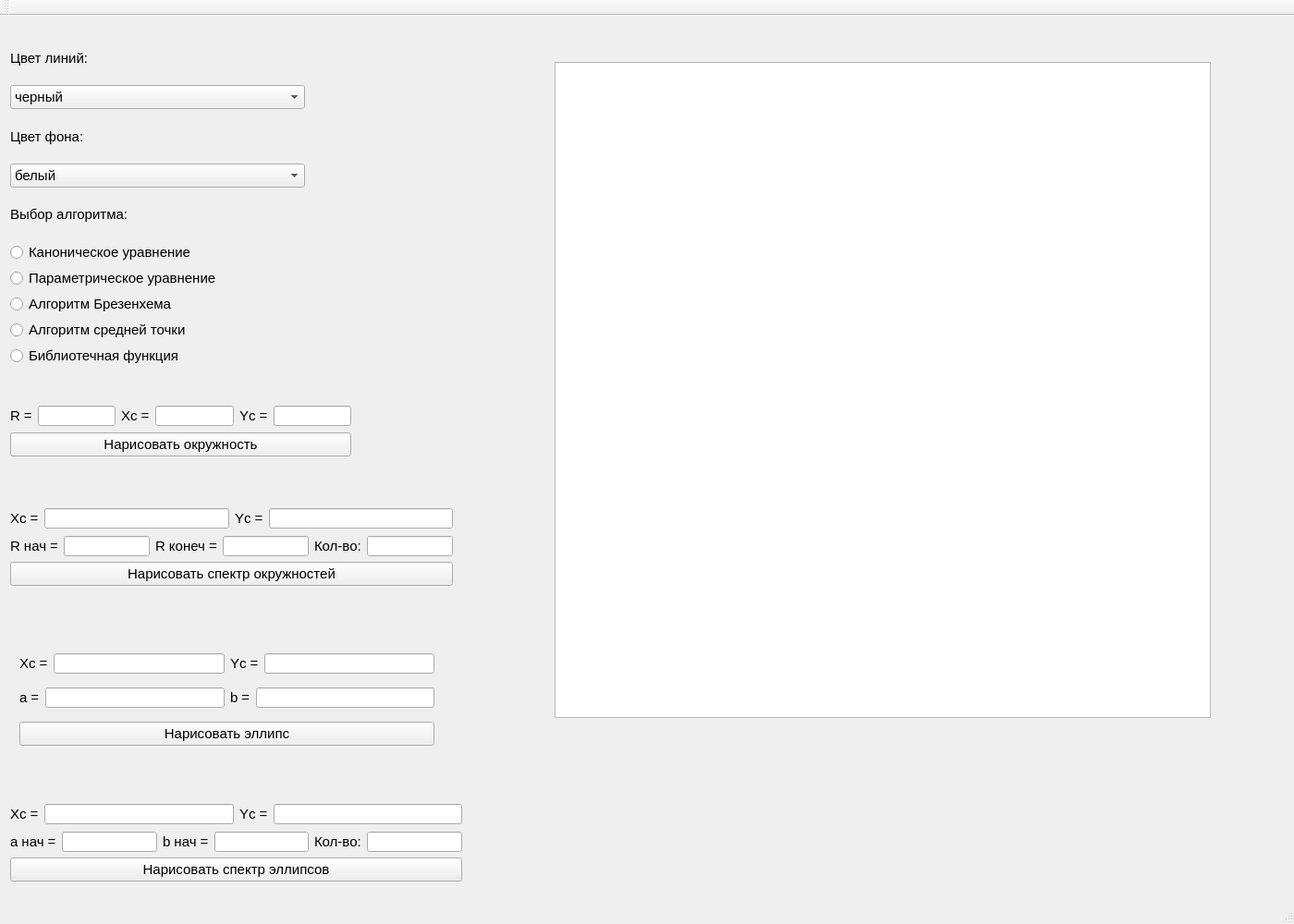
<?xml version="1.0" encoding="UTF-8"?>
<ui version="4.0">
 <class>MainWindow</class>
 <widget class="QMainWindow" name="MainWindow">
  <property name="enabled">
   <bool>true</bool>
  </property>
  <property name="geometry">
   <rect>
    <x>0</x>
    <y>0</y>
    <width>1400</width>
    <height>1000</height>
   </rect>
  </property>
  <property name="windowTitle">
   <string>MainWindow</string>
  </property>
  <widget class="QWidget" name="centralWidget">
   <widget class="QWidget" name="layoutWidget_2">
    <property name="geometry">
     <rect>
      <x>0</x>
      <y>840</y>
      <width>511</width>
      <height>111</height>
     </rect>
    </property>
    <layout class="QVBoxLayout" name="verticalLayout_5">
     <item>
      <layout class="QHBoxLayout" name="horizontalLayout_4">
       <item>
        <widget class="QLabel" name="label_12">
         <property name="font">
          <font>
           <family>Arial</family>
           <pointsize>11</pointsize>
          </font>
         </property>
         <property name="text">
          <string>Xc =</string>
         </property>
        </widget>
       </item>
       <item>
        <widget class="QLineEdit" name="lineEdit_xc2el"/>
       </item>
       <item>
        <widget class="QLabel" name="label_13">
         <property name="font">
          <font>
           <family>Arial</family>
           <pointsize>11</pointsize>
          </font>
         </property>
         <property name="text">
          <string>Yc =</string>
         </property>
        </widget>
       </item>
       <item>
        <widget class="QLineEdit" name="lineEdit_yc2el"/>
       </item>
      </layout>
     </item>
     <item>
      <layout class="QVBoxLayout" name="verticalLayout_6">
       <item>
        <layout class="QHBoxLayout" name="horizontalLayout_5">
         <item>
          <widget class="QLabel" name="label_14">
           <property name="font">
            <font>
             <family>Arial</family>
             <pointsize>11</pointsize>
            </font>
           </property>
           <property name="text">
            <string>a нач =</string>
           </property>
          </widget>
         </item>
         <item>
          <widget class="QLineEdit" name="lineEdit_abeg"/>
         </item>
         <item>
          <widget class="QLabel" name="label_15">
           <property name="font">
            <font>
             <family>Arial</family>
             <pointsize>11</pointsize>
            </font>
           </property>
           <property name="text">
            <string>b нач =</string>
           </property>
          </widget>
         </item>
         <item>
          <widget class="QLineEdit" name="lineEdit_bbeg"/>
         </item>
         <item>
          <widget class="QLabel" name="label_16">
           <property name="font">
            <font>
             <family>Arial</family>
             <pointsize>11</pointsize>
            </font>
           </property>
           <property name="text">
            <string>Кол-во:</string>
           </property>
          </widget>
         </item>
         <item>
          <widget class="QLineEdit" name="lineEdit_nel"/>
         </item>
        </layout>
       </item>
       <item>
        <widget class="QPushButton" name="pushButton_drawmanyel">
         <property name="font">
          <font>
           <family>Arial</family>
           <pointsize>11</pointsize>
          </font>
         </property>
         <property name="text">
          <string>Нарисовать спектр эллипсов</string>
         </property>
        </widget>
       </item>
      </layout>
     </item>
    </layout>
   </widget>
   <widget class="QGraphicsView" name="graphicsView">
    <property name="geometry">
     <rect>
      <x>600</x>
      <y>50</y>
      <width>710</width>
      <height>710</height>
     </rect>
    </property>
   </widget>
   <widget class="QWidget" name="">
    <property name="geometry">
     <rect>
      <x>0</x>
      <y>10</y>
      <width>341</width>
      <height>381</height>
     </rect>
    </property>
    <layout class="QVBoxLayout" name="verticalLayout" stretch="0,0,0,0,0,0,0,0,0,0">
     <property name="spacing">
      <number>4</number>
     </property>
     <item>
      <widget class="QLabel" name="label">
       <property name="font">
        <font>
         <family>Arial</family>
         <pointsize>11</pointsize>
        </font>
       </property>
       <property name="text">
        <string>Цвет линий:</string>
       </property>
      </widget>
     </item>
     <item>
      <widget class="QComboBox" name="LinesColourcomboBox">
       <property name="font">
        <font>
         <family>Arial</family>
         <pointsize>11</pointsize>
        </font>
       </property>
       <item>
        <property name="text">
         <string>черный</string>
        </property>
       </item>
       <item>
        <property name="text">
         <string>белый</string>
        </property>
       </item>
       <item>
        <property name="text">
         <string>желтый</string>
        </property>
       </item>
       <item>
        <property name="text">
         <string>красный</string>
        </property>
       </item>
       <item>
        <property name="text">
         <string>синий</string>
        </property>
       </item>
       <item>
        <property name="text">
         <string>зеленый</string>
        </property>
       </item>
      </widget>
     </item>
     <item>
      <widget class="QLabel" name="label_2">
       <property name="font">
        <font>
         <family>Arial</family>
         <pointsize>11</pointsize>
        </font>
       </property>
       <property name="text">
        <string>Цвет фона:</string>
       </property>
      </widget>
     </item>
     <item>
      <widget class="QComboBox" name="BackgroundColourcomboBox">
       <property name="font">
        <font>
         <family>Arial</family>
         <pointsize>11</pointsize>
        </font>
       </property>
       <item>
        <property name="text">
         <string>белый</string>
        </property>
       </item>
       <item>
        <property name="text">
         <string>черный</string>
        </property>
       </item>
       <item>
        <property name="text">
         <string>желтый</string>
        </property>
       </item>
       <item>
        <property name="text">
         <string>красный</string>
        </property>
       </item>
       <item>
        <property name="text">
         <string>синий</string>
        </property>
       </item>
       <item>
        <property name="text">
         <string>зеленый</string>
        </property>
       </item>
      </widget>
     </item>
     <item>
      <widget class="QLabel" name="label_3">
       <property name="font">
        <font>
         <family>Arial</family>
         <pointsize>11</pointsize>
        </font>
       </property>
       <property name="text">
        <string>Выбор алгоритма:</string>
       </property>
      </widget>
     </item>
     <item>
      <widget class="QRadioButton" name="radioButton_kan">
       <property name="font">
        <font>
         <family>Arial</family>
         <pointsize>11</pointsize>
        </font>
       </property>
       <property name="text">
        <string>Каноническое уравнение</string>
       </property>
      </widget>
     </item>
     <item>
      <widget class="QRadioButton" name="radioButton_par">
       <property name="font">
        <font>
         <family>Arial</family>
         <pointsize>11</pointsize>
        </font>
       </property>
       <property name="text">
        <string>Параметрическое уравнение</string>
       </property>
      </widget>
     </item>
     <item>
      <widget class="QRadioButton" name="radioButton_br">
       <property name="font">
        <font>
         <family>Arial</family>
         <pointsize>11</pointsize>
        </font>
       </property>
       <property name="text">
        <string>Алгоритм Брезенхема</string>
       </property>
      </widget>
     </item>
     <item>
      <widget class="QRadioButton" name="radioButton_srt">
       <property name="font">
        <font>
         <family>Arial</family>
         <pointsize>11</pointsize>
        </font>
       </property>
       <property name="text">
        <string>Алгоритм средней точки</string>
       </property>
      </widget>
     </item>
     <item>
      <widget class="QRadioButton" name="radioButton_dll">
       <property name="font">
        <font>
         <family>Arial</family>
         <pointsize>11</pointsize>
        </font>
       </property>
       <property name="text">
        <string>Библиотечная функция</string>
       </property>
      </widget>
     </item>
    </layout>
   </widget>
   <widget class="QWidget" name="">
    <property name="geometry">
     <rect>
      <x>0</x>
      <y>410</y>
      <width>391</width>
      <height>81</height>
     </rect>
    </property>
    <layout class="QVBoxLayout" name="verticalLayout_2">
     <item>
      <layout class="QHBoxLayout" name="horizontalLayout">
       <item>
        <widget class="QLabel" name="label_4">
         <property name="font">
          <font>
           <family>Arial</family>
           <pointsize>11</pointsize>
          </font>
         </property>
         <property name="text">
          <string>R =</string>
         </property>
        </widget>
       </item>
       <item>
        <widget class="QLineEdit" name="lineEdit_r"/>
       </item>
       <item>
        <widget class="QLabel" name="label_5">
         <property name="font">
          <font>
           <family>Arial</family>
           <pointsize>11</pointsize>
          </font>
         </property>
         <property name="text">
          <string>Xc =</string>
         </property>
        </widget>
       </item>
       <item>
        <widget class="QLineEdit" name="lineEdit_xc1cir"/>
       </item>
       <item>
        <widget class="QLabel" name="label_6">
         <property name="font">
          <font>
           <family>Arial</family>
           <pointsize>11</pointsize>
          </font>
         </property>
         <property name="text">
          <string>Yc =</string>
         </property>
        </widget>
       </item>
       <item>
        <widget class="QLineEdit" name="lineEdit_yc1cir"/>
       </item>
      </layout>
     </item>
     <item>
      <widget class="QPushButton" name="pushButton_drawonecir">
       <property name="font">
        <font>
         <family>Arial</family>
         <pointsize>11</pointsize>
        </font>
       </property>
       <property name="text">
        <string>Нарисовать окружность</string>
       </property>
      </widget>
     </item>
    </layout>
   </widget>
   <widget class="QWidget" name="">
    <property name="geometry">
     <rect>
      <x>0</x>
      <y>520</y>
      <width>501</width>
      <height>111</height>
     </rect>
    </property>
    <layout class="QVBoxLayout" name="verticalLayout_4">
     <item>
      <layout class="QHBoxLayout" name="horizontalLayout_3">
       <item>
        <widget class="QLabel" name="label_10">
         <property name="font">
          <font>
           <family>Arial</family>
           <pointsize>11</pointsize>
          </font>
         </property>
         <property name="text">
          <string>Xc =</string>
         </property>
        </widget>
       </item>
       <item>
        <widget class="QLineEdit" name="lineEdit_xc2cir"/>
       </item>
       <item>
        <widget class="QLabel" name="label_11">
         <property name="font">
          <font>
           <family>Arial</family>
           <pointsize>11</pointsize>
          </font>
         </property>
         <property name="text">
          <string>Yc =</string>
         </property>
        </widget>
       </item>
       <item>
        <widget class="QLineEdit" name="lineEdit_yc2cir"/>
       </item>
      </layout>
     </item>
     <item>
      <layout class="QVBoxLayout" name="verticalLayout_3">
       <item>
        <layout class="QHBoxLayout" name="horizontalLayout_2">
         <item>
          <widget class="QLabel" name="label_7">
           <property name="font">
            <font>
             <family>Arial</family>
             <pointsize>11</pointsize>
            </font>
           </property>
           <property name="text">
            <string>R нач =</string>
           </property>
          </widget>
         </item>
         <item>
          <widget class="QLineEdit" name="lineEdit_rbeg"/>
         </item>
         <item>
          <widget class="QLabel" name="label_8">
           <property name="font">
            <font>
             <family>Arial</family>
             <pointsize>11</pointsize>
            </font>
           </property>
           <property name="text">
            <string>R конеч =</string>
           </property>
          </widget>
         </item>
         <item>
          <widget class="QLineEdit" name="lineEdit_rend"/>
         </item>
         <item>
          <widget class="QLabel" name="label_9">
           <property name="font">
            <font>
             <family>Arial</family>
             <pointsize>11</pointsize>
            </font>
           </property>
           <property name="text">
            <string>Кол-во:</string>
           </property>
          </widget>
         </item>
         <item>
          <widget class="QLineEdit" name="lineEdit_ncir"/>
         </item>
        </layout>
       </item>
       <item>
        <widget class="QPushButton" name="pushButton_drawmanycir">
         <property name="font">
          <font>
           <family>Arial</family>
           <pointsize>11</pointsize>
          </font>
         </property>
         <property name="text">
          <string>Нарисовать спектр окружностей</string>
         </property>
        </widget>
       </item>
      </layout>
     </item>
    </layout>
   </widget>
   <widget class="QWidget" name="">
    <property name="geometry">
     <rect>
      <x>10</x>
      <y>670</y>
      <width>471</width>
      <height>141</height>
     </rect>
    </property>
    <layout class="QVBoxLayout" name="verticalLayout_7">
     <item>
      <layout class="QHBoxLayout" name="horizontalLayout_6">
       <item>
        <widget class="QLabel" name="label_19">
         <property name="font">
          <font>
           <family>Arial</family>
           <pointsize>11</pointsize>
          </font>
         </property>
         <property name="text">
          <string>Xc =</string>
         </property>
        </widget>
       </item>
       <item>
        <widget class="QLineEdit" name="lineEdit_xcel"/>
       </item>
       <item>
        <widget class="QLabel" name="label_20">
         <property name="font">
          <font>
           <family>Arial</family>
           <pointsize>11</pointsize>
          </font>
         </property>
         <property name="text">
          <string>Yc =</string>
         </property>
        </widget>
       </item>
       <item>
        <widget class="QLineEdit" name="lineEdit_ycel"/>
       </item>
      </layout>
     </item>
     <item>
      <layout class="QHBoxLayout" name="horizontalLayout_7">
       <item>
        <widget class="QLabel" name="label_17">
         <property name="font">
          <font>
           <family>Arial</family>
           <pointsize>11</pointsize>
          </font>
         </property>
         <property name="text">
          <string>a =</string>
         </property>
        </widget>
       </item>
       <item>
        <widget class="QLineEdit" name="lineEdit_a"/>
       </item>
       <item>
        <widget class="QLabel" name="label_18">
         <property name="font">
          <font>
           <family>Arial</family>
           <pointsize>11</pointsize>
          </font>
         </property>
         <property name="text">
          <string>b =</string>
         </property>
        </widget>
       </item>
       <item>
        <widget class="QLineEdit" name="lineEdit_b"/>
       </item>
      </layout>
     </item>
     <item>
      <widget class="QPushButton" name="pushButton_drawoneel">
       <property name="font">
        <font>
         <family>Arial</family>
         <pointsize>11</pointsize>
        </font>
       </property>
       <property name="text">
        <string>Нарисовать эллипс</string>
       </property>
      </widget>
     </item>
    </layout>
   </widget>
  </widget>
  <widget class="QMenuBar" name="menuBar">
   <property name="geometry">
    <rect>
     <x>0</x>
     <y>0</y>
     <width>1400</width>
     <height>17</height>
    </rect>
   </property>
  </widget>
  <widget class="QToolBar" name="mainToolBar">
   <attribute name="toolBarArea">
    <enum>TopToolBarArea</enum>
   </attribute>
   <attribute name="toolBarBreak">
    <bool>false</bool>
   </attribute>
  </widget>
  <widget class="QStatusBar" name="statusBar"/>
 </widget>
 <layoutdefault spacing="6" margin="11"/>
 <resources/>
 <connections/>
</ui>
